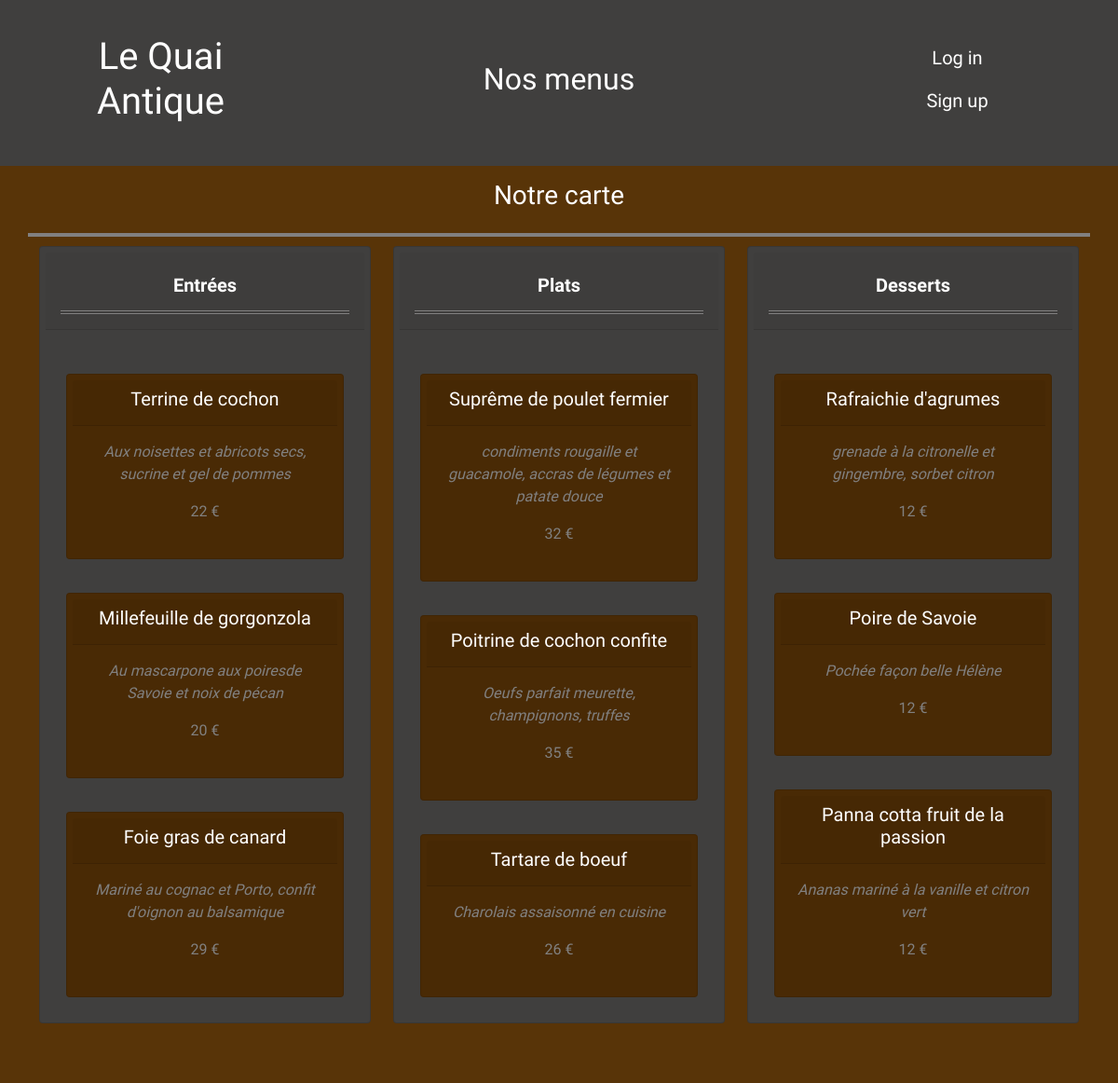
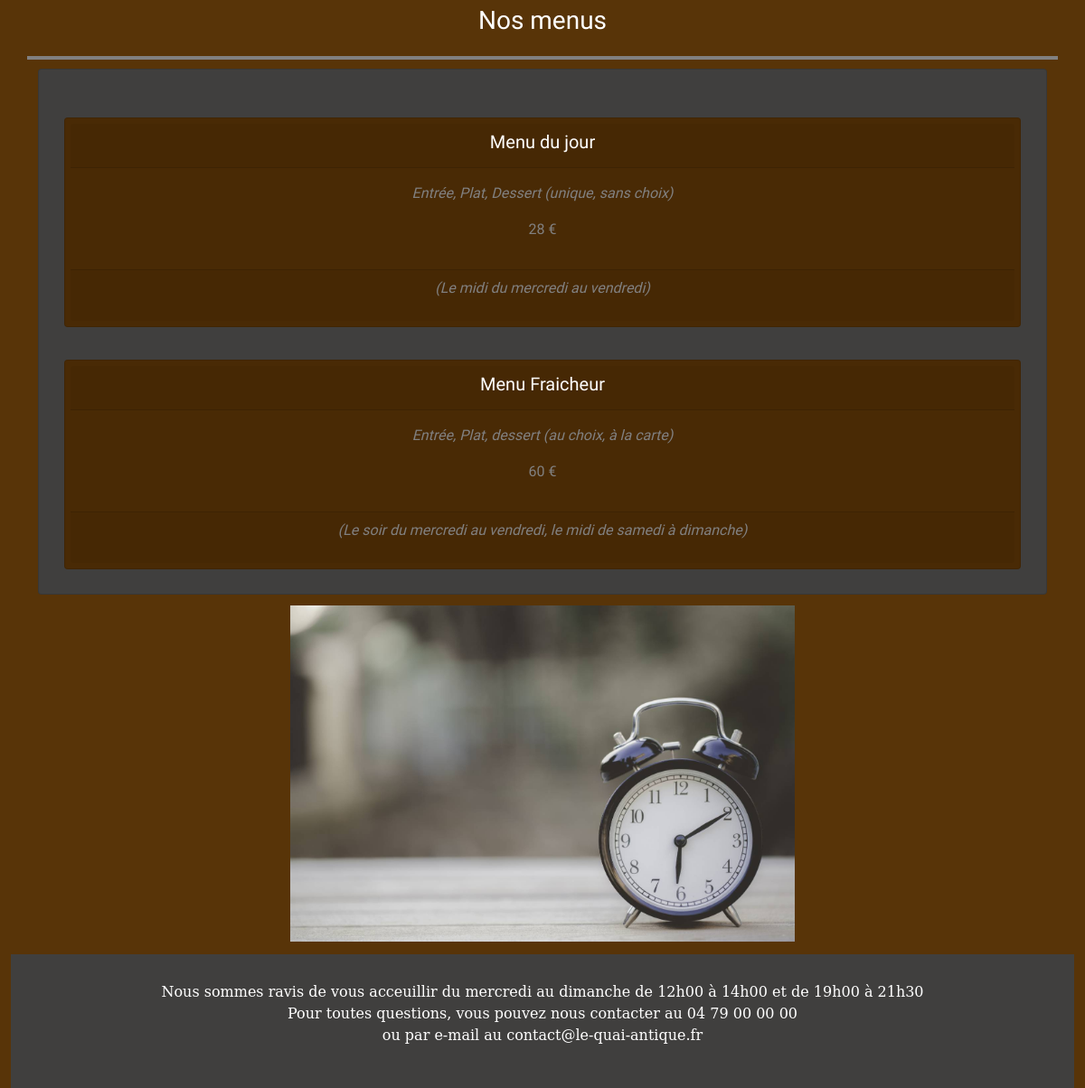
The page /public/pages/menus.php on the database its author committed (2 pictures, top to bottom).
### tables this page shows
CREATE TABLE `meals` (
  `id` int(11) NOT NULL,
  `title` varchar(50) NOT NULL,
  `description` varchar(250) DEFAULT NULL,
  `price` char(3) NOT NULL,
  `categoryId` int(1) NOT NULL
);

CREATE TABLE `menus` (
  `id` int(11) NOT NULL,
  `title` varchar(50) NOT NULL,
  `description` varchar(250) NOT NULL,
  `availability` varchar(150) NOT NULL,
  `price` char(3) NOT NULL
);

CREATE TABLE `settings` (
  `id` int(11) NOT NULL,
  `name` varchar(50) NOT NULL,
  `content` varchar(250) DEFAULT NULL
);

### public/includes/logic.php (called while the page is built, shortened)
<?php
require '../src/models/MealManager.php';
require '../src/models/MenuManager.php';
require '../src/models/SettingManager.php';
include'../../db/confDB.php';
$pdo = new PDO("mysql:host=$HOST;dbname=$DB", $USER, $PWD);
try {
    $mealManager = new MealManager($pdo);
    $starters = $mealManager->getMeals(1);
    $mainCourses = $mealManager->getMeals(2);
    $desserts = $mealManager->getMeals(3);
    $menuManager = new MenuManager($pdo);
    $menus = $menuManager->getMenus();
    $settingManager = new SettingManager($pdo);
    $schedulesFooter = $settingManager->getSettings('schedulesFooter');
} catch (PDOException $e){
    file_put_contents('dblogs.log', $e->getMessage().PHP_EOL, FILE_APPEND);
    echo "<script>alert('Une erreur s\'est produite. Contactez l\'administrateur')</script>";
}

### public/src/models/MealManager.php (called while the page is built, shortened)
<?php
class MealManager
{
    public function __construct(PDO $pdo)
    {
        $this->pdo = $pdo;
    }
    public function getMeals($i)
    {
        $statement = $this->pdo->prepare("SELECT * FROM meals WHERE categoryId=$i");
        $statement->setFetchMode(PDO::FETCH_CLASS, 'Meal');
        $statement->execute();
        return $statement->fetchAll();
    }
}

### public/src/models/MenuManager.php (called while the page is built, shortened)
<?php
class MenuManager
{
    public function __construct(PDO $pdo)
    {
        $this->pdo = $pdo;
    }
    public function getMenus()
    {
        $statement = $this->pdo->prepare('SELECT * FROM menus');
        $statement->setFetchMode(PDO::FETCH_CLASS, 'Menu');
        $statement->execute();
        return $statement->fetchAll();
    }
}

### public/src/models/SettingManager.php (called while the page is built, shortened)
<?php
class SettingManager
{
    public function __construct(PDO $pdo)
    {
        $this->pdo = $pdo;
    }
    public function getSettings($name)
    {
        $statement = $this->pdo->prepare("SELECT * FROM settings WHERE name = :name");
        $statement->bindValue(':name', $name);
        $statement->setFetchMode(PDO::FETCH_CLASS, 'Setting');
        $statement->execute();
        return $statement->fetch();
    }
}

### public/pages/menus.php (shortened to what this page needs)
<?php
include '../includes/logic.php';
?>
<!DOCTYPE html>
<html lang="fr" xmlns="http://www.w3.org/1999/html">
<head>
    <link href="https://cdn.jsdelivr.net/npm/bootstrap@5.0.2/dist/css/bootstrap.min.css" rel="stylesheet"
>
    <link rel="stylesheet" href="../css/style.css">
</head>
<header>
    <?php
    include_once '../../commonFiles/includes/header.php';
    ?>
</header>
<body>
<div class="container" id="carte">
    <div class="row text-center head-menus" id="head-menus">
        <h3>Notre carte</h3>
    </div>
    <div class="row text-center justify-content-between">
        <div class="col-md-4">
            <div class="card menus-card">
                <div class="card-header">
                    <h5 class="subTitle">Entrées</h5>
                </div>
                <div class="card-body">
                    <?php
                    foreach ($starters as $meal){
                        include '../includes/mealView.php';
                    }
                    ?>
                </div>
            </div>
        </div>
        <div class="col-md-4">
            <div class="card menus-card">
                <div class="card-header">
                    <h5 class="subTitle">Plats</h5>
                </div>
                <div class="card-body">
                    <?php
                    foreach ($mainCourses as $meal){
                        include '../includes/mealView.php';
                    }
                    ?>
                </div>
            </div>
        </div>
        <div class="col-md-4">
            <div class="card menus-card">
                <div class="card-header">
                    <h5 class="subTitle">Desserts</h5>
                </div>
                <div class="card-body">
                    <?php
                    foreach ($desserts as $meal){
                        include '../includes/mealView.php';
                    }
                    ?>
                </div>
            </div>
        </div>
    </div>
</div>
<div class="container" id="menus">
    <div class="row text-center head-menus" id="head-menus">
        <h3>Nos menus</h3>
    </div>
    <div class="card menus-card">
        <div class="card-body">
            <div class="row text-center">
                <div class="col">
                    <?php
                    foreach ($menus as $menu){
                        include '../includes/menuView.php';
                    }
                    ?>
                </div>
            </div>
        </div>
    </div>
    <div class="row">
        <button class="btn-menu schedules-btn"><img class="pic-menu" src="../src/img/navbar/menu_horraires_pic.jpg" id="horaires-img"></button>
    </div>
</div>
<?php
include_once("../../commonFiles/includes/footer.php");
?>
</body>
</html>

### public/includes/mealView.php
<div class="row menus">
    <div class="card text-center">
        <div class="card-header">
            <h5><?=$meal->title?></h5>
        </div>
        <div class="card-body">
            <p class="content"><i><?=$meal->description?></i></p>
            <p class="content"><?=$meal->price?> €</p>
        </div>
    </div>
</div>

### public/includes/menuView.php
<div class="row menus">
    <div class="card text-center">
        <div class="card-header">
            <h5><?=$menu->title?></h5>
        </div>
        <div class="card-body">
            <p class="content"><i><?=$menu->description?></i></p>
            <p class="content"><?=$menu->price?> €</p>
        </div>
        <div class="card-footer">
            <p class="content"><i>(<?=$menu->availability?>)</i></p>
        </div>
    </div>
</div>

### commonFiles/includes/footer.php
<div class="container-fluid">
    <footer>
        <p>Nous sommes ravis de vous acceuillir <?=$schedulesFooter->content?><br>
            Pour toutes questions, vous pouvez nous contacter au 04 79 00 00 00<br>
            ou par e-mail au contact@le-quai-antique.fr</p>
    </footer>
</div>

### public/css/style.css (style rules this page uses)
body { background-color: #583408; color: #ffffff; font-family: 'Rock Salt', cursive; }
nav, footer { background-color: #403F3E; padding: 30px; text-decoration: none; }
footer p { text-align: center; font-family: "DejaVu Serif", serif; }
tbody td, thead th, h5 { text-align: center; }
.btn-menu { align-items: center; background-color: #583408; border: none; color: #818080; margin: auto; padding: 0.5vw; width: 70%; }
.pic-menu { margin: auto; vertical-align: center; width: 100%; }
.menus { margin: auto; vertical-align: center; padding: 0.5vw; }
.card { background-color: #492A05; min-height: inherit; padding: 0.5vw; position: relative; top: 10px; }
.menus { margin-top: 15px; padding-bottom: 15px; }
.subTitle { border-bottom: #818080 double 4px; margin-top: 15px; padding-bottom: 15px; font-weight: bold; }
.head-menus { border-bottom: #818080 solid 4px; margin-top: 15px; padding-bottom: 15px; }
.content { color: #818080; }
#menus { margin-top: 80px; }
.menus-card { background-color: #403F3E; }
.schedules-btn { width: 50%; margin-top: 2vh; margin-bottom: 1vh; }

### rows shown on the page
meals: title "Terrine de cochon", description "Aux noisettes et abricots secs, sucrine et gel de pommes", price "22"
meals: title "Millefeuille de gorgonzola", description "Au mascarpone aux poiresde Savoie et noix de pécan", price "20"
meals: title "Foie gras de canard", description "Mariné au cognac et Porto, confit d'oignon au balsamique", price "29"
meals: title "Suprême de poulet fermier", description "condiments rougaille et guacamole, accras de légumes et patate douce", price "32"
meals: title "Poitrine de cochon confite", description "Oeufs parfait meurette, champignons, truffes", price "35"
meals: title "Tartare de boeuf", description "Charolais assaisonné en cuisine", price "26"
meals: title "Rafraichie d'agrumes", description "grenade à la citronelle et gingembre, sorbet citron", price "12"
meals: title "Poire de Savoie", description "Pochée façon belle Hélène", price "12"
meals: title "Panna cotta fruit de la passion", description "Ananas mariné à la vanille et citron vert", price "12"
menus: title "Menu du jour", description "Entrée, Plat, Dessert (unique, sans choix)", price "28", availability "Le midi du mercredi au vendredi"
menus: title "Menu Fraicheur", description "Entrée, Plat, dessert (au choix, à la carte)", price "60", availability "Le soir du mercredi au vendredi, le midi de samedi à dimanche"
settings: content "du mercredi au dimanche de 12h00 à 14h00 et de 19h00 à 21h30"
